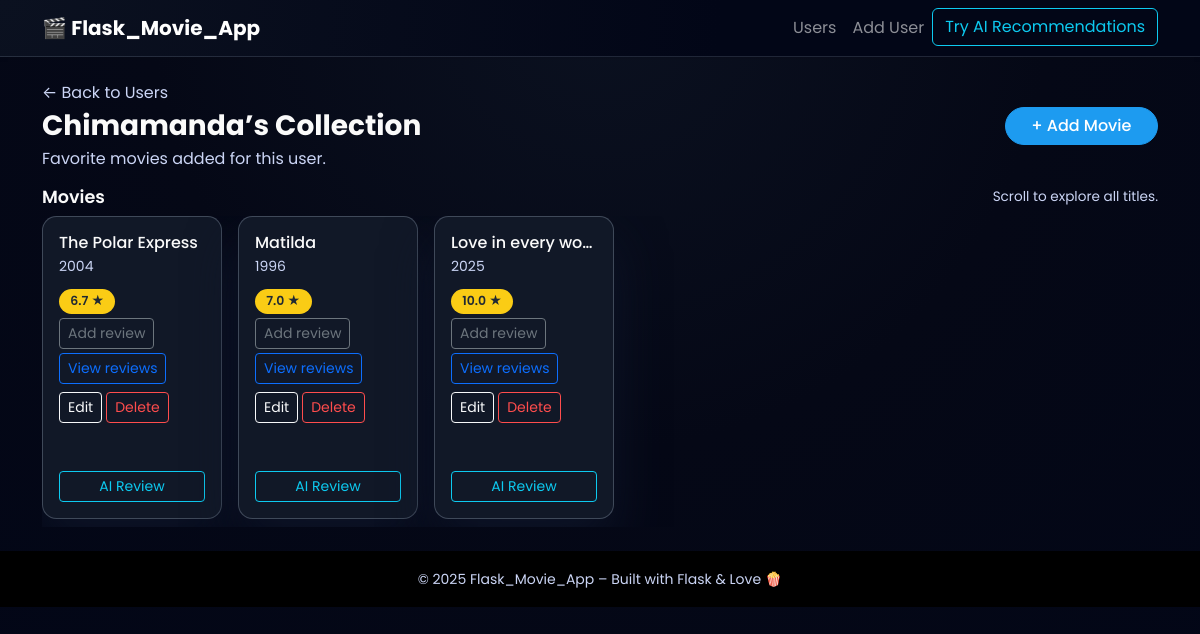
The page /users/2 on the database as committed earlier.
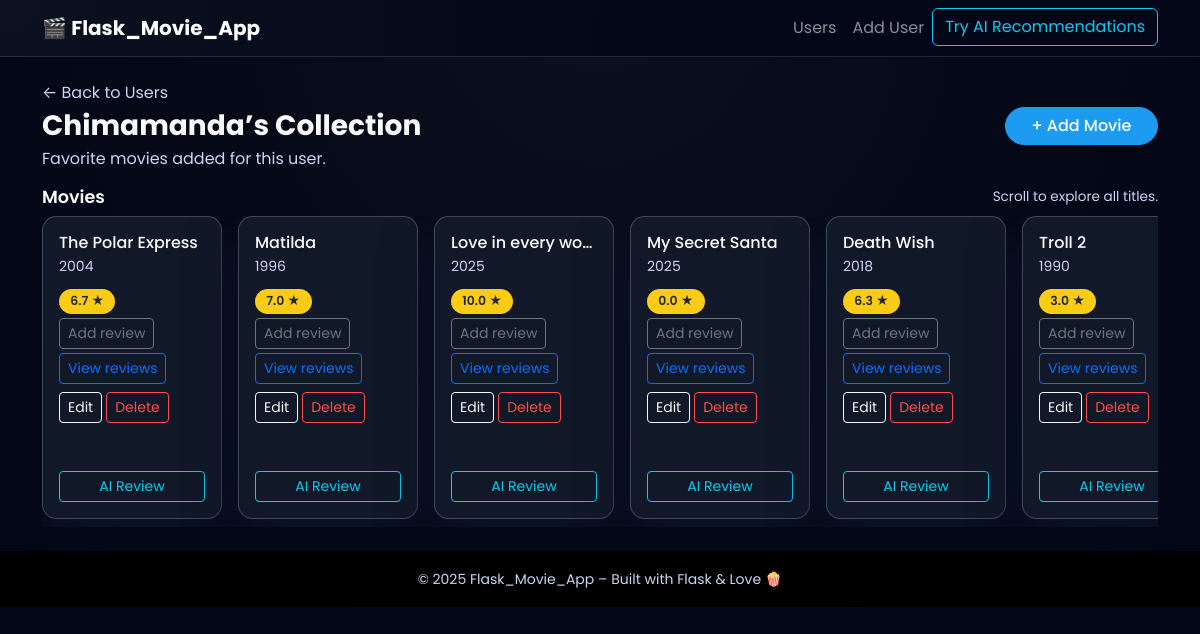
The same page on the database as committed later.
### models.py (models this page shows)
class User(db.Model):
    __tablename__ = "users"
    id = db.Column(db.Integer, primary_key=True)
    name = db.Column(db.String(100), nullable=False)
    movies = db.relationship(
        "Movie",
        back_populates="user",
        cascade="all, delete-orphan",
    )
    reviews = db.relationship(
        "Review",
        back_populates="user",
        cascade="all, delete-orphan",
    )

class Movie(db.Model):
    __tablename__ = "movies"
    id = db.Column(db.Integer, primary_key=True)
    name = db.Column(db.String(200), nullable=False)
    director_id = db.Column(db.Integer, db.ForeignKey("directors.id"), nullable=True)
    genre_id = db.Column(db.Integer, db.ForeignKey("genres.id"), nullable=True)
    director = db.relationship("Director", back_populates="movies")
    genre = db.relationship("Genre", back_populates="movies")
    year = db.Column(db.Integer, nullable=False)
    rating = db.Column(db.Float, nullable=False)
    user_id = db.Column(db.Integer, db.ForeignKey("users.id"), nullable=False)
    user = db.relationship("User", back_populates="movies")
    reviews = db.relationship(
        "Review",
        back_populates="movie",
        cascade="all, delete-orphan",
    )

### app.py (the view)
@app.route("/users/<int:user_id>")
def user_movies(user_id):
	user = get_user_or_404(user_id)
	movies = data_manager.get_user_movies(user_id)
	return render_template("user_movies.html", user=user, movies=movies)

### app.py (called while the page is built)
def get_user_or_404(user_id: int):
	user = data_manager.get_user(user_id)
	if user is None:
		abort(404)
	return user

### datamanager/sqlite_data_manager.py (called while the page is built)
    def get_user(self, user_id: int) -> Optional[User]:
        return self.session.get(User, user_id)

    def get_user_movies(self, user_id: int) -> List[Movie]:
        return (
            self.session.query(Movie)
            .filter(Movie.user_id == user_id)
            .all()
        )

### templates/user_movies.html (shortened to what this page needs)
{% extends "base.html" %}
{% block content %}
  <div class="d-flex justify-content-between align-items-center mb-3">
    <div>
      <p class="mb-1">
        <a href="{{ url_for('list_users') }}" class="text-decoration-none text-secondary">
          ← Back to Users
        </a>
      </p>
      <h1 class="h3 fw-bold mb-1">
        {{ user['name'] }}’s Collection
      </h1>
      <p class="text-secondary mb-0">
        Favorite movies added for this user.
      </p>
    </div>
    <div class="d-flex flex-column align-items-end gap-2">
      <a href="{{ url_for('add_movie', user_id=user['id']) }}" class="btn btn-primary">
        + Add Movie
      </a>
    </div>
  </div>
  {% if movies %}
    <section class="mt-3">
      <div class="d-flex justify-content-between align-items-center mb-2">
        <h2 class="section-title mb-0">Movies</h2>
        <p class="section-subtitle mb-0">
          Scroll to explore all titles.
        </p>
      </div>
      <div class="scroll-row">
        {% for movie in movies %}
          <div class="scroll-item">
            <div class="card movie-card h-100">
              <div class="card-body d-flex flex-column">
                <div class="mb-2">
                  <h3 class="h6 mb-1 text-truncate" title="{{ movie['name'] }}">
                    {{ movie['name'] }}
                  </h3>
                  <p class="mb-1 text-secondary small">
                    {{ movie['year'] }}
                  </p>
                </div>
                <div class="mt-auto">
                  <div class="d-flex justify-content-between align-items-center mb-2 flex-wrap gap-1">
                    <span class="badge-rating">
                      {{ movie['rating'] }} ★
                    </span>
                    <div class="d-flex flex-wrap gap-1">
                      <a
                        href="{{ url_for('add_review', user_id=user['id'], movie_id=movie['id']) }}"
                        class="btn btn-sm btn-outline-secondary"
                      >
                        Add review
                      </a>
                      <a
                        href="{{ url_for('movie_reviews', movie_id=movie['id']) }}"
                        class="btn btn-sm btn-outline-primary"
                      >
                        View reviews
                      </a>
                    </div>
                  </div>
                  <div class="d-flex flex-wrap gap-1">
                    <a
                      href="{{ url_for('update_movie', user_id=user['id'], movie_id=movie['id']) }}"
                      class="btn btn-sm btn-outline-light"
                    >
                      Edit
                    </a>
                    <a
                      href="{{ url_for('delete_movie', user_id=user['id'], movie_id=movie['id']) }}"
                      class="btn btn-sm btn-outline-danger"
                    >
                      Delete
                    </a>
                  </div>
                </div>
                <a
                  href="{{ url_for('movie_ai_review', movie_id=movie['id']) }}"
                  class="btn btn-sm btn-outline-info mt-5"
                >
                  AI Review
                </a>
              </div>
            </div>
          </div>
        {% endfor %}
      </div>
    </section>
  {% endif %}
{% endblock %}

### templates/base.html (shortened to what this page needs)
<!doctype html>
<html lang="en">
<head>
  <link
    href="https://cdn.jsdelivr.net/npm/bootstrap@5.3.3/dist/css/bootstrap.min.css"
    rel="stylesheet"
  >
  <link rel="stylesheet" href="{{ url_for('static', filename='css/style.css') }}">
</head>
<body>
  <nav class="navbar navbar-expand-lg navbar-dark bg-black shadow-sm">
    <div class="container">
      <a class="navbar-brand fw-bold" href="{{ url_for('index') }}">
        🎬 Flask_Movie_App
      </a>
      <div class="collapse navbar-collapse" id="navbarNav">
        <ul class="navbar-nav ms-auto">
          <li class="nav-item">
            <a class="nav-link" href="{{ url_for('list_users') }}">Users</a>
          </li>
          <li class="nav-item">
            <a class="nav-link" href="{{ url_for('add_user') }}">Add User</a>
          </li>
          <li class="nav-item">
            <a href="{{ url_for('ai_recommendations') }}" class="btn btn-outline-info">
              Try AI Recommendations
            </a>
          </li>
        </ul>
      </div>
    </div>
  </nav>
  <main class="container py-4">
    {% block content %}{% endblock %}
  </main>
  <footer class="bg-black text-center text-secondary py-3 mt-auto">
    <small>&copy; {{ 2025 }} Flask_Movie_App – Built with Flask & Love 🍿</small>
  </footer>
</body>
</html>

### static/css/style.css (style rules this page uses)
:root { --bg-main: #050816; --bg-card: #111827; --accent: #1d9bf0; --accent-soft: rgba(29, 155, 240, 0.4); }
body { font-family: "Poppins", system-ui, -apple-system, BlinkMacSystemFont, "Segoe UI", sans-serif; background: radial-gradient(circle at top, #0b1120 0, var(--bg-main) 45%, #020617 100%); color: #fafafa; min-height: 100vh; }
.text-secondary { color: #cbd5f5 !important; }
.navbar { background: radial-gradient(circle at top left, #0b1120, #020617 60%) !important; border-bottom: 1px solid rgba(148, 163, 184, 0.2); }
.btn-primary { background: var(--accent); border-color: var(--accent); font-weight: 500; border-radius: 999px; padding-inline: 1.6rem; }
.btn-outline-danger { color: #ff4d4d !important; border-color: #ff4d4d !important; }
.section-title { font-size: 1.1rem; font-weight: 600; margin-bottom: 0.75rem; }
.section-subtitle { font-size: 0.85rem; color: #cbd5f5; }
.user-card, .movie-card { background: var(--bg-card); border-radius: 0.9rem; border: 1px solid rgba(148, 163, 184, 0.35); box-shadow: 0 25px 50px rgba(15, 23, 42, 0.8); transition: transform 0.18s ease, box-shadow 0.18s ease, border-color 0.18s ease, background 0.18s ease; }
.badge-rating { background: #facc15; color: #1f2933 !important; border-radius: 999px; padding: 0.2rem 0.7rem; font-size: 0.78rem; font-weight: 600; }
.scroll-row { display: flex; gap: 1rem; overflow-x: auto; padding-bottom: 0.5rem; scroll-snap-type: x mandatory; }
.scroll-item { min-width: 180px; max-width: 180px; scroll-snap-align: start; }
.h5, .h4, .h6, span, label { color: #fafafa }

Rows that differ between the two databases and show on the page:
added Movie: name "My Secret Santa", year "2025", rating "0.0"
added Movie: name "Death Wish", year "2018", rating "6.3"
added Movie: name "Troll 2", year "1990", rating "3.0"
